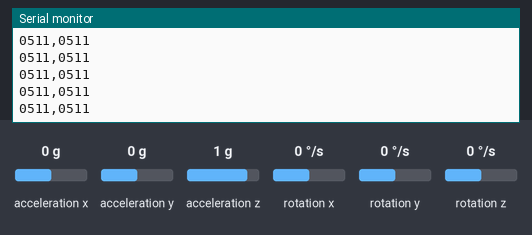
Recording of a sketch running on a simulated ESP32-C3. On the bench: the last lines printed to the serial monitor. The test bench sets the inputs (shaded band); at power-on: acceleration x 0 g, acceleration y 0 g, acceleration z 1 g, rotation x 0 °/s, rotation y 0 °/s, rotation z 0 °/s.

Above: at 1.2 s.
1.3 s: acceleration x set to -1.4 g
At 2.4 s:
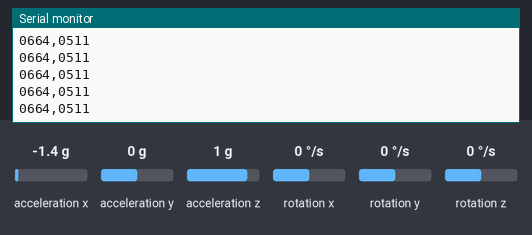
2.8 s: acceleration y set to -1.4 g
At 3.7 s:
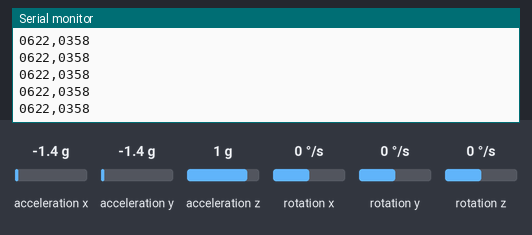
4.3 s: acceleration z set to -1.4 g
At 5.1 s:
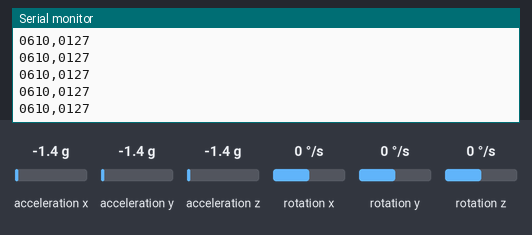
Timing chart, 0 to 7.3 s (numbered marks = the images above; inputs shaded):
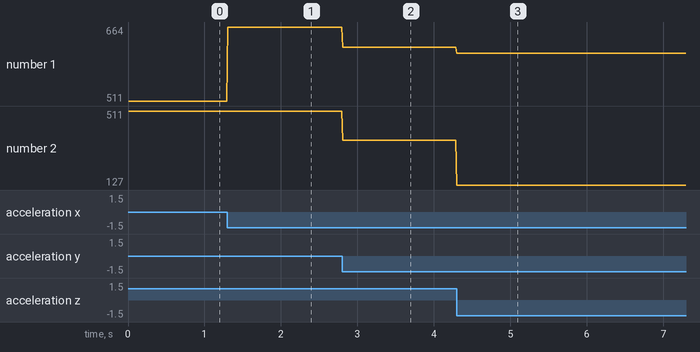

Measured:
- after the input at 1.3 s, the serial monitor: prints a new line at once (image 1)
- after the input at 2.8 s, the serial monitor: prints a new line at once (image 2)
- after the input at 4.3 s, the serial monitor: prints a new line at once (image 3)
- plotted number 1: 511 → 664 after the input at 1.3 s, 664 → 622 after the input at 2.8 s, 622 → 610 after the input at 4.3 s
- plotted number 2: 511 → 358 after the input at 2.8 s, 358 → 127 after the input at 4.3 s

The sketch:

P03_Ace_Gyro_2026_ESP32.ino
```cpp
/*  Funciona para ESP32C3. Modificar tarjeta, pines y dirección del MPU
    Librería para la cual funciona es MPU by Electronic Cats*/
#include <Wire.h>
#include "MPU6050.h"

MPU6050 mpu(0x68); //Revisar la dirección de su módulo

int pitch=0;
int roll=0;

unsigned long past_time=0;

void setup()
{
  Serial.begin(115200);

  /*--Start I2C interface--*/
  #if I2CDEV_IMPLEMENTATION == I2CDEV_ARDUINO_WIRE
    Wire.begin(); // Seleccionar los GPIO adecuados (ESP32)
  #elif I2CDEV_IMPLEMENTATION == I2CDEV_BUILTIN_FASTWIRE
    Fastwire::setup(400, true);
  #endif
  mpu.initialize();

}

void loop()
{
  if(millis() - past_time >= 10)
  {
    // 1. Declare variables for raw data
    int16_t ax, ay, az;

    // 2. Read raw accelerometer data (Electronic Cats style)
    mpu.getAcceleration(&ax, &ay, &az);

    // 3. Convert raw values to "g" units
    // For the default range (+/- 2g), the scale factor is 16384
    float x = ax / 16384.0;
    float y = ay / 16384.0;
    float z = az / 16384.0;

    // 4. Calculate Pitch and Roll using the converted values
    pitch = -(atan2(x, sqrt(y*y + z*z)) * 180.0) / M_PI;
    roll = (atan2(y, z) * 180.0) / M_PI;

    // 5. Map and send data
    int mappedPitch = map(pitch, -180, 180, 0, 1023);
    int mappedRoll = map(roll, -180, 180, 0, 1023);

    trama(mappedPitch, mappedRoll);

    past_time = millis();
  }
}

void trama(int value1, int value2) {
  char buffer[12];
  // %04d means: integer, 4 digits wide, pad with zeros
  sprintf(buffer, "%04d,%04d", value1, value2);
  Serial.println(buffer);
}
```
